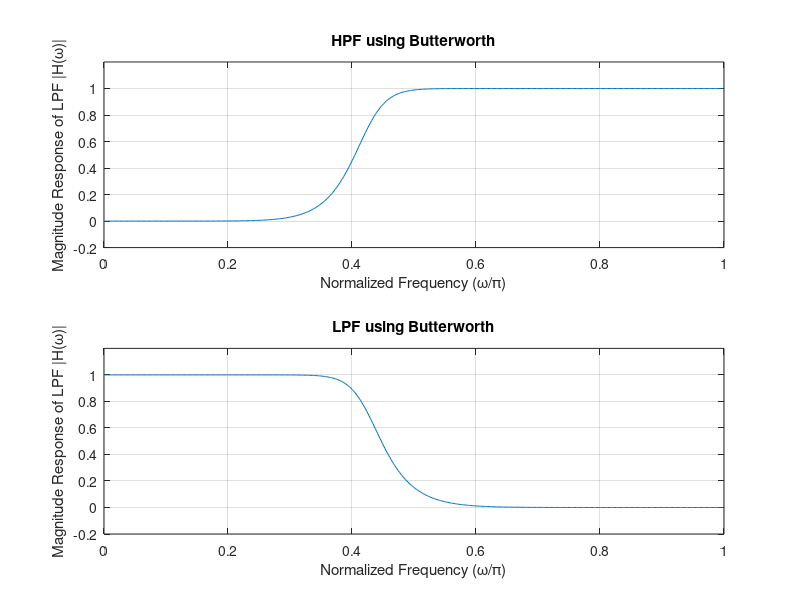

Here is the MATLAB script that generated this plot:
clc;
clear all;
close all;

%%parameters
wp = 0.4*pi; %% pass band f
ws = 0.5*pi; %% stop band f
T = 1; %% sampling interval
Fs = 1/T; %% sampling frequency
Op = (2/T)*tan(wp/2);
Os = (2/T)*tan(ws/2);
Rp = 1; %% ripple factor
As = 15; %% attenuation factor
N = ceil(log10((10^(Rp/10)-1)/(10^(As/10)-1))/(2*log10(Op/Os)));
% Butterworth order of filter
Oc = Op/((10^(Rp/10)-1)^(1/(2*N)));
% cutoff f of butterworth filter

% designing analog filter

[num,den] = butter(N, Oc, 'high','s'); % analogue butterworth prototype s dom.

[b,a] = bilinear(num, den, Fs);
% A/D conversion by bilinear transform to z domain

%% Frequency response
[H,W] = freqz(b,a); %in built comm for freq.resp. of filter

subplot(2,1,1)
plot(W./pi,abs(H)); %plot of lowpass filter using butterworth prot.
title('HPF using Butterworth');
xlabel('Normalized Frequency (\omega/\pi)');
ylabel('Magnitude Response of LPF |H(\omega)|');
ylim([-0.2,1.2]);
grid on;

subplot(2,1,2)
[num,den] = butter(N, Oc,'s');
[b,a] = bilinear(num, den, Fs);
[H,W] = freqz(b,a);
plot(W./pi,abs(H)); %plot of lowpass filter using butterworth prot.
title('LPF using Butterworth');
xlabel('Normalized Frequency (\omega/\pi)');
ylabel('Magnitude Response of LPF |H(\omega)|');
ylim([-0.2,1.2]);
grid on;